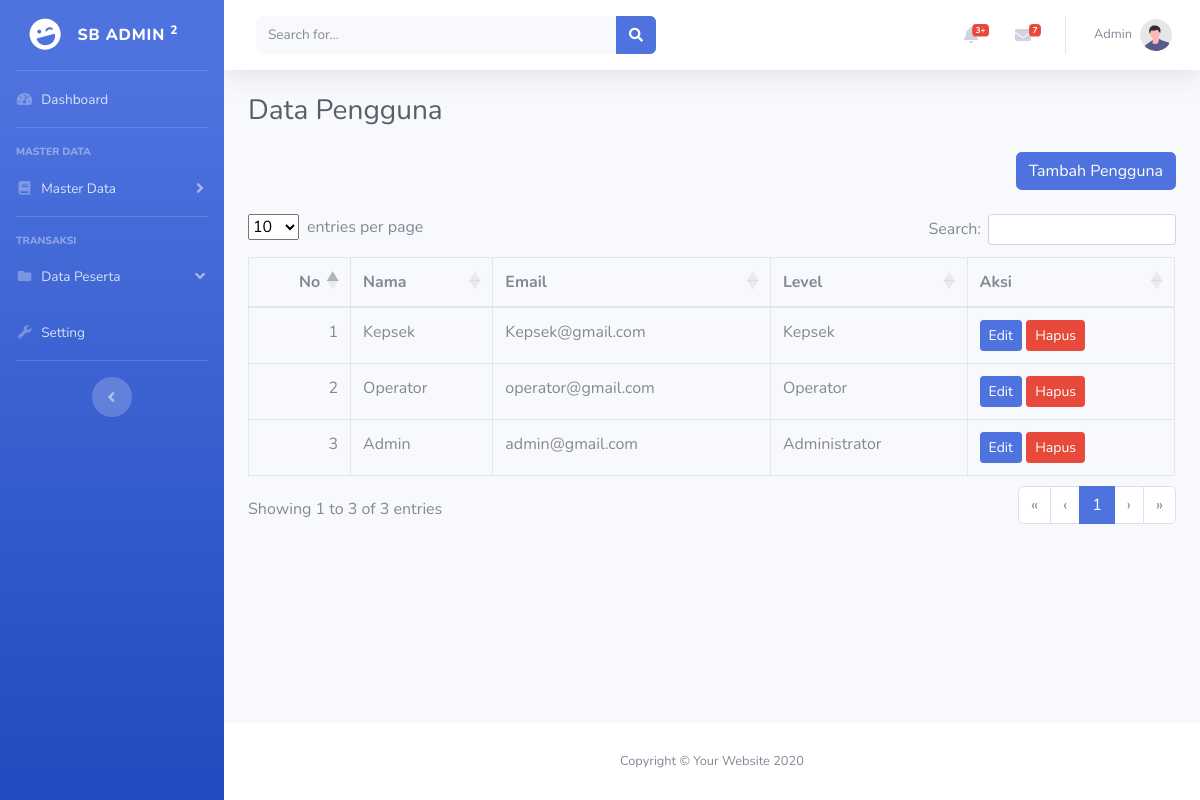
The page /user.php (signed in) on the database its author committed.
### tables this page shows
CREATE TABLE `user` (
  `id` int(11) NOT NULL,
  `id_level` int(11) NOT NULL,
  `nama` varchar(50) NOT NULL,
  `email` varchar(100) NOT NULL,
  `password` varchar(100) NOT NULL
);

CREATE TABLE `level` (
  `id` int(11) NOT NULL,
  `nama_level` varchar(50) NOT NULL,
  `keterangan` text NOT NULL
);

### user.php (the view, shortened to what this page needs)
<?php
include 'config/config.php';
$queryUser = mysqli_query($koneksi, "SELECT user.*, level.nama_level FROM user LEFT JOIN level ON level.id = user.id_level ORDER BY user.id DESC");
?>
<!DOCTYPE html>
<html lang="en">
<head>
    <?php include 'inc/head.php'; ?>
</head>
<body id="page-top">
    <div id="wrapper">
        <?php include 'inc/sidebar.php'; ?>
        <div id="content-wrapper" class="d-flex flex-column">
            <div id="content">
                <?php include 'inc/navbar.php'; ?>
                <div class="container-fluid">
                    <h1 class="h3 mb-4 text-gray-800">Data Pengguna</h1>
                    <div align="right">
                        <a href="tambah-user.php" class="btn btn-primary mb-3">Tambah Pengguna</a>
                    </div>
                    <div class="table-responsive">
                        <table class="table table-bordered" id="datatables">
                            <thead>
                                <tr>
                                    <th>No</th>
                                    <th>Nama</th>
                                    <th>Email</th>
                                    <th>Level</th>
                                    <th>Aksi</th>
                                </tr>
                            </thead>
                            <tbody>
                                <?php $no = 1;
                                while ($dataUser = mysqli_fetch_assoc($queryUser)) { ?>
                                    <tr>
                                        <td><?php echo $no++ ?> </td>
                                        <td><?php echo $dataUser['nama'] ?></td>
                                        <td><?php echo $dataUser['email'] ?></td>
                                        <td><?php echo $dataUser['nama_level'] ?></td>
                                        <td>
                                            <a href="tambah-user.php?edit=<?php echo $dataUser['id'] ?>" class="btn btn-primary btn-sm">Edit</a>
                                            <a onclick="return confirm('Apakah anda yakin akan menghapus data ini??')" href="tambah-user.php?delete=<?php echo $dataUser['id'] ?>" class="btn btn-danger btn-sm">Hapus</a>
                                        </td>
                                    </tr>
                                <?php } ?>
                            </tbody>
                        </table>
                    </div>
                </div>
            </div>
            <footer class="sticky-footer bg-white">
                <div class="container my-auto">
                    <div class="copyright text-center my-auto">
                        <span>Copyright &copy; Your Website 2020</span>
                    </div>
                </div>
            </footer>
        </div>
    </div>
</body>
</html>

### inc/head.php (shortened to what this page needs)
<link href="assets/admin/vendor/fontawesome-free/css/all.min.css" rel="stylesheet" type="text/css">
<link href="assets/admin/css/sb-admin-2.min.css" rel="stylesheet">
<link rel="stylesheet" href="assets/DataTables/datatables.min.css">

### inc/sidebar.php (shortened to what this page needs)
<ul class="navbar-nav bg-gradient-primary sidebar sidebar-dark accordion" id="accordionSidebar">
    <a class="sidebar-brand d-flex align-items-center justify-content-center" href="index.html">
        <div class="sidebar-brand-icon rotate-n-15">
            <i class="fas fa-laugh-wink"></i>
        </div>
        <div class="sidebar-brand-text mx-3">SB Admin <sup>2</sup></div>
    </a>
    <hr class="sidebar-divider my-0">
    <li class="nav-item">
        <a class="nav-link" href="dashboard.php">
            <i class="fas fa-fw fa-tachometer-alt"></i>
            <span>Dashboard</span></a>
    </li>
    <hr class="sidebar-divider">
    <?php if ($_SESSION['id_level'] == 1 or $_SESSION['id_level'] == 2) : ?>
        <div class="sidebar-heading">
            Master Data
        </div>
        <li class="nav-item">
            <a class="nav-link collapsed" href="#" data-toggle="collapse" data-target="#collapseUtilities" aria-expanded="true" aria-controls="collapseUtilities">
                <i class="fas fa-fw fa-book"></i>
                <span>Master Data</span>
            </a>
        </li>
    <?php endif ?>
    <hr class="sidebar-divider">
    <div class="sidebar-heading">
        Transaksi
    </div>
    <li class="nav-item ">
        <a class="nav-link" href="#" data-toggle="collapse" data-target="#collapsePages" aria-expanded="true" aria-controls="collapsePages">
            <i class="fas fa-fw fa-folder"></i>
            <span>Data Peserta</span>
        </a>
    </li>
    <li class="nav-item">
        <a class="nav-link" href="tables.html">
            <i class="fas fa-fw fa-wrench"></i>
            <span>Setting</span></a>
    </li>
    <hr class="sidebar-divider d-none d-md-block">
    <div class="text-center d-none d-md-inline">
        <button class="rounded-circle border-0" id="sidebarToggle"></button>
    </div>
</ul>

### inc/navbar.php (shortened to what this page needs)
<nav class="navbar navbar-expand navbar-light bg-white topbar mb-4 static-top shadow">
    <form class="d-none d-sm-inline-block form-inline mr-auto ml-md-3 my-2 my-md-0 mw-100 navbar-search">
        <div class="input-group">
            <input type="text" class="form-control bg-light border-0 small" placeholder="Search for..." aria-label="Search" aria-describedby="basic-addon2">
            <div class="input-group-append">
                <button class="btn btn-primary" type="button">
                    <i class="fas fa-search fa-sm"></i>
                </button>
            </div>
        </div>
    </form>
    <ul class="navbar-nav ml-auto">
        <li class="nav-item dropdown no-arrow mx-1">
            <a class="nav-link dropdown-toggle" href="#" id="alertsDropdown" role="button" data-toggle="dropdown" aria-haspopup="true" aria-expanded="false">
                <i class="fas fa-bell fa-fw"></i>
                <span class="badge badge-danger badge-counter">3+</span>
            </a>
        </li>
        <li class="nav-item dropdown no-arrow mx-1">
            <a class="nav-link dropdown-toggle" href="#" id="messagesDropdown" role="button" data-toggle="dropdown" aria-haspopup="true" aria-expanded="false">
                <i class="fas fa-envelope fa-fw"></i>
                <span class="badge badge-danger badge-counter">7</span>
            </a>
        </li>
        <li class="nav-item dropdown no-arrow">
            <a class="nav-link dropdown-toggle" href="#" id="userDropdown" role="button" data-toggle="dropdown" aria-haspopup="true" aria-expanded="false">
                <span class="mr-2 d-none d-lg-inline text-gray-600 small"><?php echo $_SESSION['nama'] ?></span>
                <img class="img-profile rounded-circle" src="img/undraw_profile.svg">
            </a>
        </li>
    </ul>
</nav>

### rows shown on the page
user: nama "Kepsek", email "Kepsek@gmail.com", id_level.nama_level "Kepsek"
user: nama "Operator", email "operator@gmail.com", id_level.nama_level "Operator"
user: nama "Admin", email "admin@gmail.com", id_level.nama_level "Administrator"

### other values the page prints
$_SESSION['nama'] "Admin"
